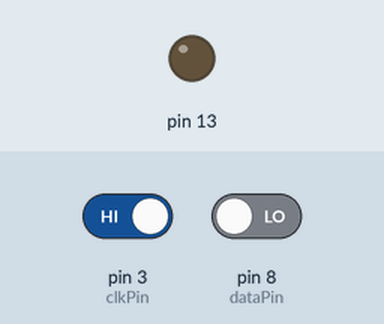
This sketch was run on a simulated Arduino Uno, built with avr-gcc and run on an emulated ATmega328P. Parts: output pins drawn as LEDs (lit = HIGH). Inputs (shaded band) come from the test bench; at power-on: pin 3 (clkPin) HIGH, pin 8 (dataPin) LOW. What the sketch prints to the serial monitor is not drawn.

Above: at 1.2 s.
1.3 s: pin 3 (clkPin) driven LOW
At 2.1 s:
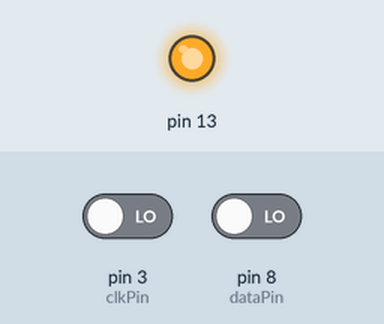
Timing chart, 0 to 4.3 s (numbered marks = the images above; inputs shaded):
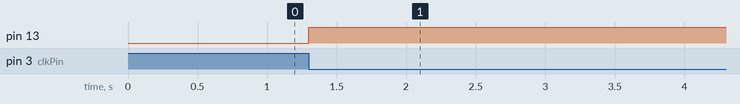

Measured:
- after the input at 1.3 s, pin 13: LOW → HIGH at once

The sketch:

Interface_V2.ino
```cpp
//#define DEBUG

uint8_t scanCodes[256] = { 255, 255, 255, 255, 255, 255, 255, 255, 255, 255, 255, 255, 255, 255, 96, 255, 255, 255, 255, 255, 255, 113, 49, 255, 255, 255, 122, 115, 97, 119, 50, 255, 255, 99, 120, 100, 101, 52, 51, 255, 255, 255, 118, 102, 116, 114, 53, 255, 255, 110, 98, 104, 103, 121, 54, 255, 255, 255, 109, 106, 117, 55, 56, 255, 255, 44, 107, 105, 111, 48, 57, 255, 255, 46, 47, 108, 59, 112, 45, 255, 255, 255, 39, 255, 91, 61, 255, 255, 255, 255, 255, 93, 255, 92, 255, 255, 255, 255, 255, 255, 255, 255, 255, 255, 255, 255, 255, 255, 255, 255, 255, 255, 255, 255, 255, 255, 255, 255, 255, 255, 255, 255, 255, 255, 255, 255, 255, 255, 255, 255, 255, 255, 255, 255, 255, 255, 255, 255, 255, 255, 255, 255, 255, 255, 255, 255, 255, 255, 255, 255, 255, 255, 255, 255, 255, 255, 255, 255, 255, 255, 255, 255, 255, 255, 255, 255, 255, 255, 255, 255, 255, 255, 255, 255, 255, 255, 255, 255, 255, 255, 255, 255, 255, 255, 255, 255, 255, 255, 255, 255, 255, 255, 255, 255, 255, 255, 255, 255, 255, 255, 255, 255, 255, 255, 255, 255, 255, 255, 255, 255, 255, 255, 255, 255, 255, 255, 255, 255, 255, 255, 255, 255, 255, 255, 255, 255, 255, 255, 255, 255, 255, 255, 255, 255, 255, 255, 255, 255, 255, 255, 255, 255, 255, 255, 255, 255, 255, 255, 255, 255, 255, 255, 255, 255, 255 };

#define dataPin 8
#define clkPin 3


#ifdef DEBUG
  static volatile uint8_t bufferM[48];
#endif

static volatile uint8_t bitCount = 0;
struct myStruct
{
  uint8_t makeCode;
  uint8_t breakCode1;
  uint8_t breakCode2;

}F1;

void processBits(void)
{

    bool val = digitalRead(dataPin);
    if(bitCount == 0)
    {
      digitalWrite(13, 1);
    }
    else if(1 <= bitCount && bitCount <= 8)
    {
      if(val == 0)
        F1.makeCode &= ~ (1 << (bitCount-1));
      else
        F1.makeCode |= (1 << (bitCount-1));
    }
    else if(12 <= bitCount && bitCount <= 19)
    {
      if(val == 0)
        F1.breakCode1 &= ~ (1 << (bitCount-12));
      else
        F1.breakCode1 |= (1 << (bitCount-12));
    }
    else if(23 <= bitCount && bitCount <= 30)
    {
      if(val == 0)
        F1.breakCode2 &= ~ (1 << (bitCount-23));
      else
        F1.breakCode2 |= (1 << (bitCount-23));
    }
    else if(bitCount == 33)
    {
      bitCount = 0;
      digitalWrite(13, 0);
    }
    #ifdef DEBUG
      bufferM[bitCount] = val;
    #endif
    bitCount = bitCount + 1;
}

void setup()
{
  Serial.begin(9600);
  pinMode(dataPin, INPUT);
  pinMode(clkPin, INPUT);
  pinMode(13, OUTPUT);

  digitalWrite(13, 0);
  Serial.println("Interface V2");
  attachInterrupt(digitalPinToInterrupt(clkPin), processBits, FALLING);
}
void printCodes()
{
  #ifdef DEBUG
    for(uint8_t i = 0; i < 33; i++)
    {
      Serial.print(bufferM[i]);
    }
    Serial.print("   ---   ");
  #endif
  Serial.print(F1.makeCode, HEX);
  Serial.print("   ---   ");
  Serial.print(F1.breakCode1, HEX);
  Serial.print("   ---   ");
  Serial.print(F1.breakCode2, HEX);
  Serial.println();
}
void printCharacter()
{
  Serial.println((char)scanCodes[F1.makeCode]);
}

void loop()
{
  printCodes();
  printCharacter();
  delay(200);

}
```
